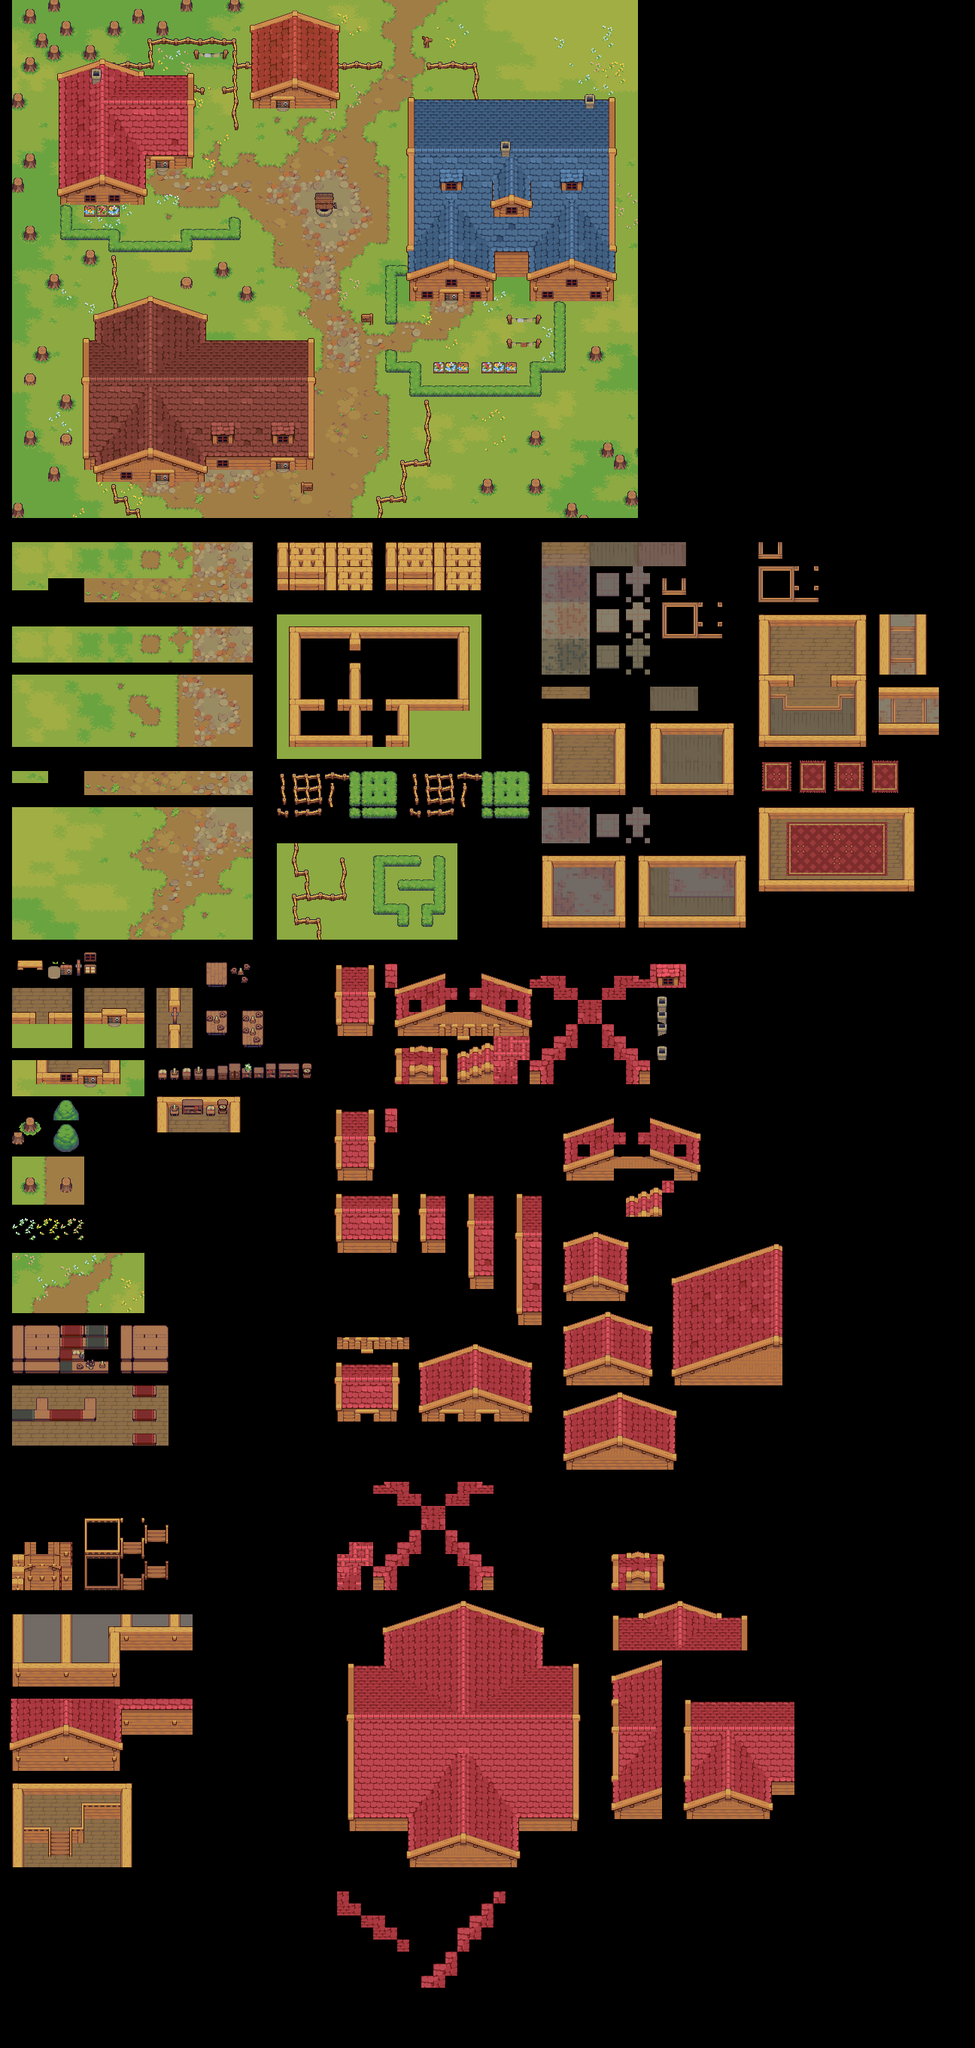

This is a level from a 2D game, rendered from its Tiled map with the project's own tilesets. A one-line summary and the map file follow, with tile-layer data summarised:
An orthogonal 81x170 tile map with 16x16 px tiles, 6 tile layers (Ground, Ground 2, Object, Object 2, ...), 3 hidden layers not drawn, 2 tilesets.

<map version="1.0" tiledversion="1.1.6" orientation="orthogonal" renderorder="right-down" width="81" height="170" tilewidth="16" tileheight="16" infinite="0" nextobjectid="25">
 <tileset firstgid="1" source="Village_Tileset.tsx" />
 <tileset firstgid="1025" name="AltRooves_Tileset" tilewidth="16" tileheight="16" tilecount="1200" columns="30">
  <image source="../AltRoofs_Tileset.png" width="480" height="640" />
 </tileset>
 <group name="Ground">
  <layer name="Ground" width="81" height="170">
   <data>[13770 cells, 4608 non-empty, 228 distinct tile ids]</data>
  </layer>
  <layer name="Ground 2" width="81" height="170">
   <data>[13770 cells, 386 non-empty, 127 distinct tile ids]</data>
  </layer>
 </group>
 <group name="Object">
  <layer name="Object" width="81" height="170">
   <data>[13770 cells, 771 non-empty, 244 distinct tile ids]</data>
  </layer>
  <layer name="Object 2" width="81" height="170">
   <data>[13770 cells, 96 non-empty, 26 distinct tile ids]</data>
  </layer>
 </group>
 <group name="Treetops" visible="0">
  <layer name="Treetops 1" width="81" height="170">
   <data>[13770 cells, 102 non-empty, 3 distinct tile ids]</data>
  </layer>
  <layer name="Treetops 2" width="81" height="170">
   <data>[13770 cells, 96 non-empty, 6 distinct tile ids]</data>
  </layer>
  <layer name="Treetops 3" width="81" height="170">
   <data>[13770 cells, 94 non-empty, 6 distinct tile ids]</data>
  </layer>
 </group>
 <group name="Roof">
  <layer name="Roof" width="81" height="170">
   <data>[13770 cells, 2633 non-empty, 575 distinct tile ids]</data>
  </layer>
  <layer name="Roof 2" width="81" height="170">
   <data>[13770 cells, 50 non-empty, 38 distinct tile ids]</data>
  </layer>
 </group>
</map>
